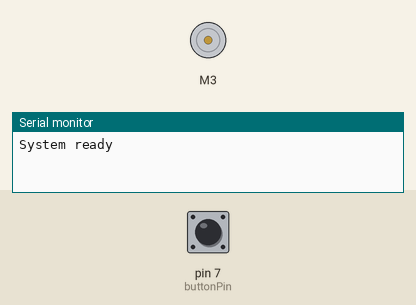
This sketch was run on a simulated Arduino Uno, built with avr-gcc and run on an emulated ATmega328P. Parts: DC motor (green arrow = forward, orange = backward, longer = faster), the last lines printed to the serial monitor. The test bench sets the inputs (shaded band); at power-on: pin 7 (buttonPin) LOW.

Above: at 1.2 s.
1.3 s: pin 7 (buttonPin) pulled HIGH for 0.15 s
At 2.2 s:
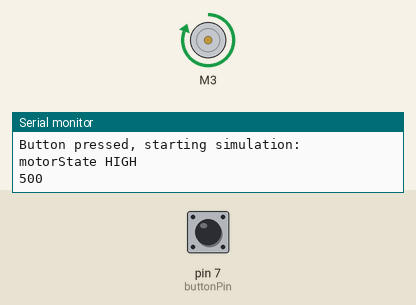
Timing chart, 0 to 10.4 s (numbered marks = the images above; inputs shaded):
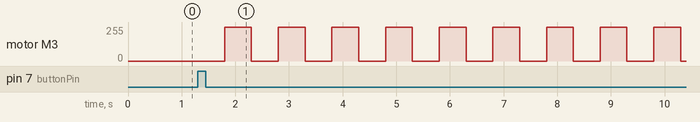

Measured:
- after the input at 1.3 s, motor M3: alternates forward 255/255 for 0.50 s and stopped for 0.50 s, starting after 0.50 s

The sketch:

motorstim_shield.ino
```cpp
#include <Wire.h>
#include <Adafruit_MotorShield.h>
#include "utility/Adafruit_MS_PWMServoDriver.h"

Adafruit_MotorShield AFMS = Adafruit_MotorShield();         //initialize the motorshield
Adafruit_DCMotor *motor = AFMS.getMotor(3);                 //setting DC motor to port 3

// variables that will change:
int motorState= 0;                          // bool for motor running or stopped
const int buttonPin = 7;
int runtime;
unsigned long CurrentTime = 0;              // storage of last updated timing
int epoch = 500;                            // interval at which to blink (milliseconds)
unsigned long StartTime = millis();         // StartTime variable to store initial activation of system from button press
unsigned long LoopTime = StartTime;         // LoopTime variable to calculate when epoch is reached to change motor state
bool PressDown = false;                     // Button activation boolean variable

void setup()
{
  pinMode(buttonPin, INPUT);                //setting button to read input
  AFMS.begin();                             //starting the motorshield object
  Serial.begin(9600);
  Serial.println("System ready");
}

void loop()
{
  PressDown = digitalRead(buttonPin);

  if (PressDown == true)
    {
      StartTime = millis();
      LoopTime = StartTime;

      Serial.println("Button pressed, starting simulation:");

      while (millis() - StartTime < 7200000)
        {
          CurrentTime = millis();
          if (CurrentTime - LoopTime >= epoch)
            {
              LoopTime = millis();

              if (motorState == 0)
                {
                  motor->setSpeed(255);
                  Serial.println("motorState HIGH");
                  Serial.println(millis() - StartTime);
                  motor->run(FORWARD);
                  motorState = 1;
                }
              else
                {
                  motor->setSpeed(0);
                  Serial.println("motorState LOW");
                  motor->run(FORWARD);
                  motorState = 0;
                }
              runtime = millis() - CurrentTime;
            }
        }
      PressDown = false;
      Serial.println(millis() - StartTime);
      Serial.println(CurrentTime - LoopTime);
      motor->setSpeed(0);
      motor->run(FORWARD);
      motorState = 0;
      Serial.println(runtime);
    }

  else
    {
      motor->setSpeed(0);
      motor->run(FORWARD);
      motorState = 0;
    }
}
```
